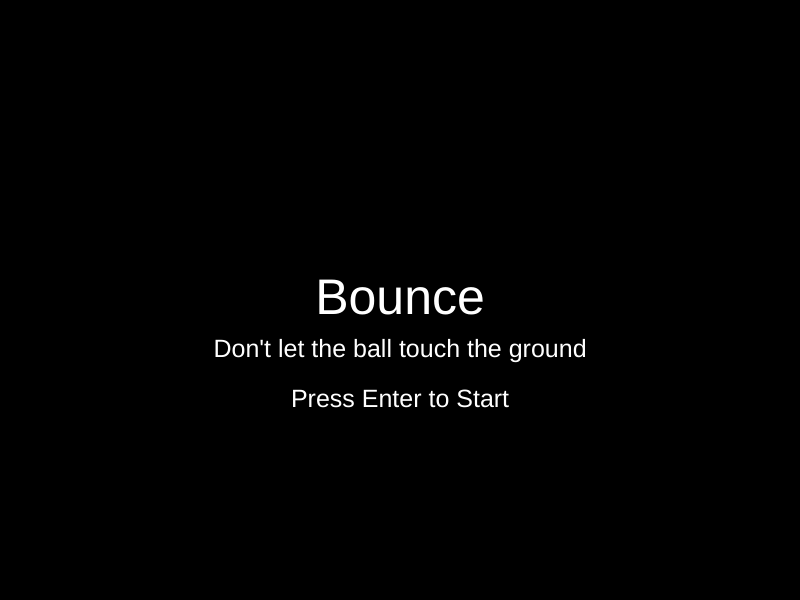
Frame 1 (no input)
Frame 60 (no input): identical to frame 1, image omitted
Frame 120 (the mouse pressed at the canvas centre since frame 60): identical to frame 1, image omitted

The p5.js sketch that drew this single still picture (run headless with seeded random() and noise() and a simulated clock; from frame 60 on, the mouse is pressed at the canvas centre):

// p5.js sketch
// ── sketch.js
let level = 0;

let size = 30;

let hit = false;

let y = 30
let x = 400

let xSpeed = 5;
let ySpeed = 5;

function setup(){
  createCanvas(800, 600);
}//End Setup

function draw(){
  //Code for level 0
  if (level === 0) {
    background(0);
    
    fill(255);
    textAlign(CENTER,CENTER);
    textSize(50);
    text("Bounce", width/2, height/2);
    
    textSize(25);
    text("Don't let the ball touch the ground",width/2,height/2+50);
    text("Press Enter to Start",width/2,height/2+100);
    
    //To change to the second stage
    if (keyIsDown(ENTER)) {
      level+=1;
    }//End If
  }//End If
  
  //Code for level 1
  else if (level === 1) {
    background(127.5);
    
    //To determine the speed of the object
    x = x+xSpeed;
    y = y+ySpeed;
    
    //The object
    fill(0);
    ellipse(x, y, size, size);
    rect(mouseX, height-size, size*5, size);
   
    hit = collideRectCircle(mouseX, height-size, size*5, size,x, y, size, size);
    
    //To control the platform
    if (mouseX>=width) {
      mouseX = 0
    }//End If
    
    //To make the ball bounce around the screen
    if (x+size>=width || x<=0) {
      xSpeed = xSpeed*(-1.005);
    }//End If

    if (y<=0) {
      ySpeed = ySpeed*(-1);
    }//End If
  
    //Occurs when the objects collide
    if (hit === true){
      ySpeed = ySpeed*(-1);
    }//End If
    
    //Level changes to level 2 when you the ball hits the ground
    if (y>=height) {
      level = level+1;
    }//End If
  }//End Else If
  
  //Code for Level 2
  else if (level === 2) {
    background(255,0,0);
    
    fill(255);
    textSize(50);
    text("Game Over",width/2,height/2);

    textSize(25);
    text("Press Enter to Replay",width/2,height/2+50);
    
    //To change level back to 1
    if (keyIsDown(ENTER)) {
      y = 30;
      x = 400;
      level = level-1;
    }//End If
    
  }//End Else If
  
}//End Draw
